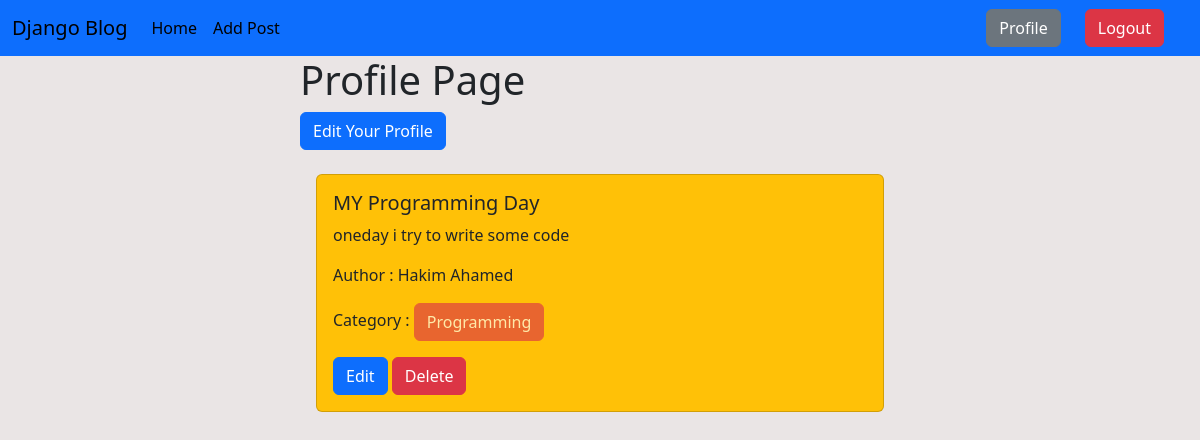
The page /author/profile/ (signed in) on the database its author committed.
### post/models.py (models this page shows, shortened)
class Post(models.Model):
    title = models.CharField(max_length=100)
    content = models.TextField()
    category = models.ManyToManyField(Category)
    author = models.ForeignKey(User, on_delete=models.CASCADE) # we use ForeignKey for OnetoMany or ManytoOne relation

### categories/models.py (models this page shows, shortened)
class Category(models.Model):
    name = models.CharField(max_length=100)
    slug = models.SlugField(max_length=100,unique=True, null=True, blank=True)

### author/views.py (the view)
# urls.py: path('profile/', views.profile, name='profile'),
@login_required
def profile(request):
    data = Post.objects.filter(author=request.user)
    return render(request, 'profile.html', {'data':data})

### author/templates/profile.html (shortened to what this page needs)
{% extends 'base.html' %}
{% block content %}
{% load crispy_forms_tags %}
    <form method="post" style="width: 50%; margin: auto" novalidate>
      <h1>Profile Page</h1>
      <a class="btn btn-primary" href="{% url 'edit_profile' %}">Edit Your Profile</a>
    </form>
        <div class="d-flex flex-wrap justify-content-center p-3">
            {% for post in data %}
            <div class="col-sm-6 mb-3 mb-sm-0 p-2">
              <div class="card bg-warning">
                <div class="card-body">
                  <h5 class="card-title">{{post.title}}</h5>
                  <p class="card-text">{{post.content}}</p>
                  <p>Author : {{ post.author.first_name }} {{post.author.last_name}}</p>
                  <p>Category : {% for cat in post.category.all %} <a class="btn btn-danger disabled">{{cat.name}}</a>
                    {% endfor %}
                  </p>
                  <a href="{% url 'edit_post' post.id %}" class="btn btn-primary">Edit</a>
                  <a href="{% url 'delete_post' post.id %}" class="btn btn-danger">Delete</a>
                </div>
              </div>
            </div>
            {% endfor %}
          </div>
{% endblock %}

### rows shown on the page
Post: title "MY Programming Day", content "oneday i try to write some code", author.first_name "Hakim", author.last_name "Ahamed"
Category: name "Programming"
